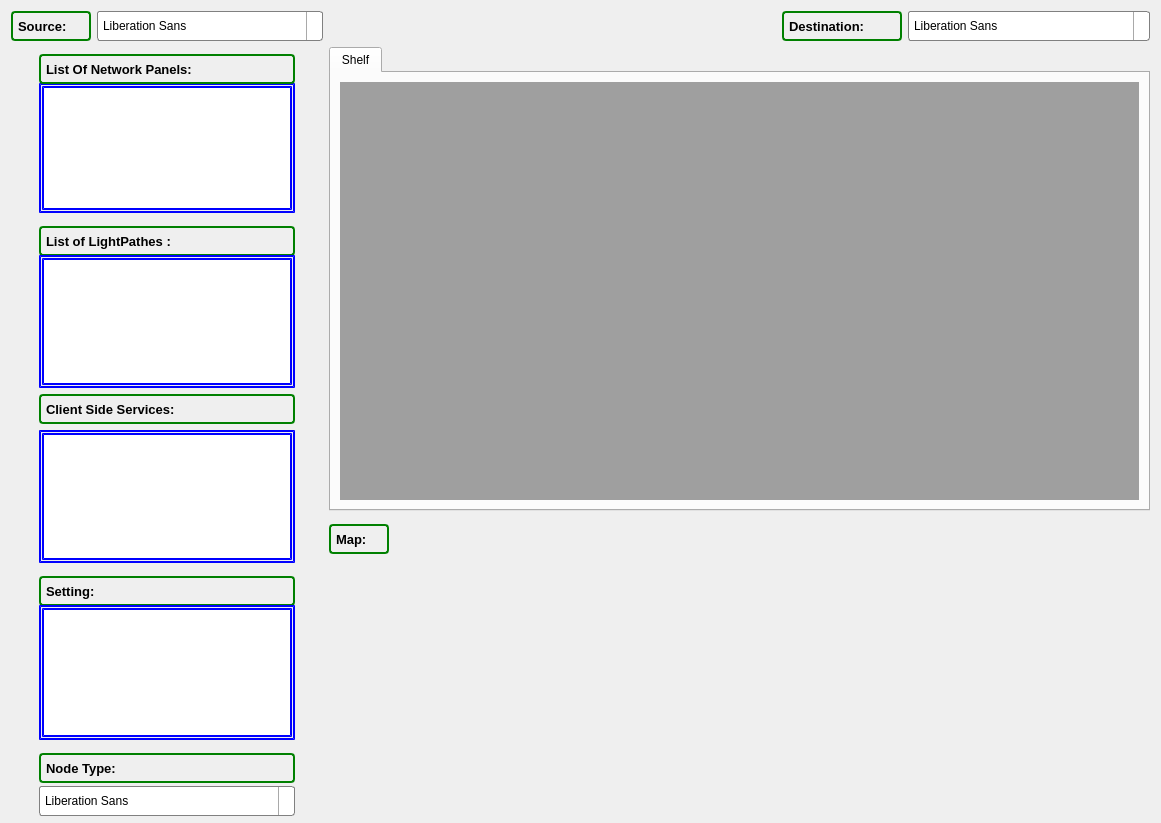
       <widget class="QWidget" name="tab">
        <attribute name="title">
         <string>Demand tab</string>
        </attribute>
        <layout class="QGridLayout" name="gridLayout_12">
         <item row="0" column="0">
          <layout class="QFormLayout" name="formLayout_4">
           <item row="0" column="0">
            <widget class="QLabel" name="SelectNode_Label_13">
             <property name="minimumSize">
              <size>
               <width>80</width>
               <height>0</height>
              </size>
             </property>
             <property name="maximumSize">
              <size>
               <width>43</width>
               <height>16777215</height>
              </size>
             </property>
             <property name="font">
              <font>
               <pointsize>10</pointsize>
               <weight>75</weight>
               <bold>true</bold>
              </font>
             </property>
             <property name="styleSheet">
              <string notr="true"> QLabel {
    border: 2px solid green;
    border-radius: 4px;
    padding: 2px;
    background-image: url(images/welcome.png);
}</string>
             </property>
             <property name="text">
              <string>Source:</string>
             </property>
            </widget>
           </item>
           <item row="0" column="1">
            <widget class="QFontComboBox" name="Demand_Source_combobox">
             <property name="minimumSize">
              <size>
               <width>119</width>
               <height>30</height>
              </size>
             </property>
             <property name="maximumSize">
              <size>
               <width>226</width>
               <height>16777215</height>
              </size>
             </property>
             <property name="styleSheet">
              <string notr="true">QComboBox {
    border: 1px solid gray;
    border-radius: 3px;
    padding: 1px 18px 1px 3px;
    min-width: 6em;
}

QComboBox:editable {
    background: white;
}

QComboBox:!editable, QComboBox::drop-down:editable {
     background: qlineargradient(x1: 0, y1: 0, x2: 0, y2: 1,
                                 stop: 0 #E1E1E1, stop: 0.4 #DDDDDD,
                                 stop: 0.5 #D8D8D8, stop: 1.0 #D3D3D3);
}

/* QComboBox gets the &quot;on&quot; state when the popup is open */
QComboBox:!editable:on, QComboBox::drop-down:editable:on {
    background: qlineargradient(x1: 0, y1: 0, x2: 0, y2: 1,
                                stop: 0 #D3D3D3, stop: 0.4 #D8D8D8,
                                stop: 0.5 #DDDDDD, stop: 1.0 #E1E1E1);
}

QComboBox:on { /* shift the text when the popup opens */
    padding-top: 3px;
    padding-left: 4px;
}

QComboBox::drop-down {
    subcontrol-origin: padding;
    subcontrol-position: top right;
    width: 15px;

    border-left-width: 1px;
    border-left-color: darkgray;
    border-left-style: solid; /* just a single line */
    border-top-right-radius: 3px; /* same radius as the QComboBox */
    border-bottom-right-radius: 3px;
}

QComboBox::down-arrow {
    image: url(/usr/share/icons/crystalsvg/16x16/actions/1downarrow.png);
}

QComboBox::down-arrow:on { /* shift the arrow when popup is open */
    top: 1px;
    left: 1px;
}</string>
             </property>
            </widget>
           </item>
          </layout>
         </item>
         <item row="0" column="2">
          <layout class="QFormLayout" name="formLayout">
           <item row="0" column="0">
            <widget class="QLabel" name="label_8">
             <property name="minimumSize">
              <size>
               <width>120</width>
               <height>0</height>
              </size>
             </property>
             <property name="maximumSize">
              <size>
               <width>62</width>
               <height>16777215</height>
              </size>
             </property>
             <property name="font">
              <font>
               <pointsize>10</pointsize>
               <weight>75</weight>
               <bold>true</bold>
              </font>
             </property>
             <property name="styleSheet">
              <string notr="true"> QLabel {
    border: 2px solid green;
    border-radius: 4px;
    padding: 2px;
    background-image: url(images/welcome.png);
}</string>
             </property>
             <property name="text">
              <string>Destination:</string>
             </property>
            </widget>
           </item>
           <item row="0" column="1">
            <widget class="QFontComboBox" name="Demand_Destination_combobox">
             <property name="minimumSize">
              <size>
               <width>119</width>
               <height>30</height>
              </size>
             </property>
             <property name="maximumSize">
              <size>
               <width>743</width>
               <height>16777215</height>
              </size>
             </property>
             <property name="styleSheet">
              <string notr="true">QComboBox {
    border: 1px solid gray;
    border-radius: 3px;
    padding: 1px 18px 1px 3px;
    min-width: 6em;
}

QComboBox:editable {
    background: white;
}

QComboBox:!editable, QComboBox::drop-down:editable {
     background: qlineargradient(x1: 0, y1: 0, x2: 0, y2: 1,
                                 stop: 0 #E1E1E1, stop: 0.4 #DDDDDD,
                                 stop: 0.5 #D8D8D8, stop: 1.0 #D3D3D3);
}

/* QComboBox gets the &quot;on&quot; state when the popup is open */
QComboBox:!editable:on, QComboBox::drop-down:editable:on {
    background: qlineargradient(x1: 0, y1: 0, x2: 0, y2: 1,
                                stop: 0 #D3D3D3, stop: 0.4 #D8D8D8,
                                stop: 0.5 #DDDDDD, stop: 1.0 #E1E1E1);
}

QComboBox:on { /* shift the text when the popup opens */
    padding-top: 3px;
    padding-left: 4px;
}

QComboBox::drop-down {
    subcontrol-origin: padding;
    subcontrol-position: top right;
    width: 15px;

    border-left-width: 1px;
    border-left-color: darkgray;
    border-left-style: solid; /* just a single line */
    border-top-right-radius: 3px; /* same radius as the QComboBox */
    border-bottom-right-radius: 3px;
}

QComboBox::down-arrow {
    image: url(/usr/share/icons/crystalsvg/16x16/actions/1downarrow.png);
}

QComboBox::down-arrow:on { /* shift the arrow when popup is open */
    top: 1px;
    left: 1px;
}</string>
             </property>
            </widget>
           </item>
          </layout>
         </item>
         <item row="1" column="0" rowspan="3">
          <layout class="QGridLayout" name="gridLayout_2">
           <item row="5" column="0">
            <widget class="QListWidget" name="Demand_ServiceList">
             <property name="minimumSize">
              <size>
               <width>256</width>
               <height>133</height>
              </size>
             </property>
             <property name="maximumSize">
              <size>
               <width>256</width>
               <height>133</height>
              </size>
             </property>
             <property name="styleSheet">
              <string notr="true">QListWidget {
    alternate-background-color: yellow;
	border: 5px double;
	border-color: blue;
}
QListWidget {
    show-decoration-selected: 1; /* make the selection span the entire width of the view */
}

QListWidget::item:alternate {
    background: #EEEEEE;
}

QListWidget::item:selected {
    border: 1px solid #6a6ea9;
}

QListWidget::item:selected:!active {
    background: qlineargradient(x1: 0, y1: 0, x2: 0, y2: 1,
                                stop: 0 #ABAFE5, stop: 1 #8588B2);
}

QListWidget::item:selected:active {
    background: qlineargradient(x1: 0, y1: 0, x2: 0, y2: 1,
                                stop: 0 #6a6ea9, stop: 1 #888dd9);
}

QListWidget::item:hover {
    background: qlineargradient(x1: 0, y1: 0, x2: 0, y2: 1,
                                stop: 0 #FAFBFE, stop: 1 #DCDEF1);
}</string>
             </property>
            </widget>
           </item>
           <item row="1" column="0">
            <widget class="QListWidget" name="Demand_PanelList">
             <property name="minimumSize">
              <size>
               <width>256</width>
               <height>130</height>
              </size>
             </property>
             <property name="maximumSize">
              <size>
               <width>256</width>
               <height>130</height>
              </size>
             </property>
             <property name="styleSheet">
              <string notr="true">QListWidget {
    alternate-background-color: yellow;
	border: 5px double;
	border-color: blue;
}
QListWidget {
    show-decoration-selected: 1; /* make the selection span the entire width of the view */
}

QListWidget::item:alternate {
    background: #EEEEEE;
}

QListWidget::item:selected {
    border: 1px solid #6a6ea9;
}

QListWidget::item:selected:!active {
    background: qlineargradient(x1: 0, y1: 0, x2: 0, y2: 1,
                                stop: 0 #ABAFE5, stop: 1 #8588B2);
}

QListWidget::item:selected:active {
    background: qlineargradient(x1: 0, y1: 0, x2: 0, y2: 1,
                                stop: 0 #6a6ea9, stop: 1 #888dd9);
}

QListWidget::item:hover {
    background: qlineargradient(x1: 0, y1: 0, x2: 0, y2: 1,
                                stop: 0 #FAFBFE, stop: 1 #DCDEF1);
}</string>
             </property>
            </widget>
           </item>
           <item row="2" column="0">
            <widget class="QLabel" name="ClientLabel_22">
             <property name="minimumSize">
              <size>
               <width>256</width>
               <height>30</height>
              </size>
             </property>
             <property name="maximumSize">
              <size>
               <width>256</width>
               <height>16</height>
              </size>
             </property>
             <property name="font">
              <font>
               <pointsize>10</pointsize>
               <weight>75</weight>
               <bold>true</bold>
              </font>
             </property>
             <property name="styleSheet">
              <string notr="true"> QLabel {
    border: 2px solid green;
    border-radius: 4px;
    padding: 2px;
    background-image: url(images/welcome.png);
}</string>
             </property>
             <property name="text">
              <string>List of LightPathes :</string>
             </property>
            </widget>
           </item>
           <item row="3" column="0">
            <widget class="QListWidget" name="Demand_LineList">
             <property name="minimumSize">
              <size>
               <width>256</width>
               <height>133</height>
              </size>
             </property>
             <property name="maximumSize">
              <size>
               <width>256</width>
               <height>133</height>
              </size>
             </property>
             <property name="styleSheet">
              <string notr="true">QListWidget {
    alternate-background-color: yellow;
	border: 5px double;
	border-color: blue;
}
QListWidget {
    show-decoration-selected: 1; /* make the selection span the entire width of the view */
}

QListWidget::item:alternate {
    background: #EEEEEE;
}

QListWidget::item:selected {
    border: 1px solid #6a6ea9;
}

QListWidget::item:selected:!active {
    background: qlineargradient(x1: 0, y1: 0, x2: 0, y2: 1,
                                stop: 0 #ABAFE5, stop: 1 #8588B2);
}

QListWidget::item:selected:active {
    background: qlineargradient(x1: 0, y1: 0, x2: 0, y2: 1,
                                stop: 0 #6a6ea9, stop: 1 #888dd9);
}

QListWidget::item:hover {
    background: qlineargradient(x1: 0, y1: 0, x2: 0, y2: 1,
                                stop: 0 #FAFBFE, stop: 1 #DCDEF1);
}</string>
             </property>
            </widget>
           </item>
           <item row="4" column="0">
            <widget class="QLabel" name="ClientLabel_23">
             <property name="minimumSize">
              <size>
               <width>256</width>
               <height>30</height>
              </size>
             </property>
             <property name="maximumSize">
              <size>
               <width>256</width>
               <height>30</height>
              </size>
             </property>
             <property name="font">
              <font>
               <pointsize>10</pointsize>
               <weight>75</weight>
               <bold>true</bold>
              </font>
             </property>
             <property name="styleSheet">
              <string notr="true"> QLabel {
    border: 2px solid green;
    border-radius: 4px;
    padding: 2px;
    background-image: url(images/welcome.png);
}</string>
             </property>
             <property name="text">
              <string>Client Side Services:</string>
             </property>
            </widget>
           </item>
           <item row="6" column="0">
            <widget class="QLabel" name="ClientLabel_20">
             <property name="minimumSize">
              <size>
               <width>256</width>
               <height>30</height>
              </size>
             </property>
             <property name="maximumSize">
              <size>
               <width>256</width>
               <height>16</height>
              </size>
             </property>
             <property name="font">
              <font>
               <pointsize>10</pointsize>
               <weight>75</weight>
               <bold>true</bold>
              </font>
             </property>
             <property name="styleSheet">
              <string notr="true"> QLabel {
    border: 2px solid green;
    border-radius: 4px;
    padding: 2px;
    background-image: url(images/welcome.png);
}</string>
             </property>
             <property name="text">
              <string>Setting:</string>
             </property>
            </widget>
           </item>
           <item row="9" column="0">
            <widget class="QFontComboBox" name="NodeType_combobox">
             <property name="minimumSize">
              <size>
               <width>119</width>
               <height>30</height>
              </size>
             </property>
             <property name="maximumSize">
              <size>
               <width>256</width>
               <height>22</height>
              </size>
             </property>
             <property name="styleSheet">
              <string notr="true">QComboBox {
    border: 1px solid gray;
    border-radius: 3px;
    padding: 1px 18px 1px 3px;
    min-width: 6em;
}

QComboBox:editable {
    background: white;
}

QComboBox:!editable, QComboBox::drop-down:editable {
     background: qlineargradient(x1: 0, y1: 0, x2: 0, y2: 1,
                                 stop: 0 #E1E1E1, stop: 0.4 #DDDDDD,
                                 stop: 0.5 #D8D8D8, stop: 1.0 #D3D3D3);
}

/* QComboBox gets the &quot;on&quot; state when the popup is open */
QComboBox:!editable:on, QComboBox::drop-down:editable:on {
    background: qlineargradient(x1: 0, y1: 0, x2: 0, y2: 1,
                                stop: 0 #D3D3D3, stop: 0.4 #D8D8D8,
                                stop: 0.5 #DDDDDD, stop: 1.0 #E1E1E1);
}

QComboBox:on { /* shift the text when the popup opens */
    padding-top: 3px;
    padding-left: 4px;
}

QComboBox::drop-down {
    subcontrol-origin: padding;
    subcontrol-position: top right;
    width: 15px;

    border-left-width: 1px;
    border-left-color: darkgray;
    border-left-style: solid; /* just a single line */
    border-top-right-radius: 3px; /* same radius as the QComboBox */
    border-bottom-right-radius: 3px;
}

QComboBox::down-arrow {
    image: url(/usr/share/icons/crystalsvg/16x16/actions/1downarrow.png);
}

QComboBox::down-arrow:on { /* shift the arrow when popup is open */
    top: 1px;
    left: 1px;
}</string>
             </property>
            </widget>
           </item>
           <item row="8" column="0">
            <widget class="QLabel" name="label_9">
             <property name="minimumSize">
              <size>
               <width>256</width>
               <height>30</height>
              </size>
             </property>
             <property name="maximumSize">
              <size>
               <width>256</width>
               <height>16</height>
              </size>
             </property>
             <property name="font">
              <font>
               <pointsize>10</pointsize>
               <weight>75</weight>
               <bold>true</bold>
              </font>
             </property>
             <property name="styleSheet">
              <string notr="true"> QLabel {
    border: 2px solid green;
    border-radius: 4px;
    padding: 2px;
    background-image: url(images/welcome.png);
}</string>
             </property>
             <property name="text">
              <string>Node Type:</string>
             </property>
            </widget>
           </item>
           <item row="0" column="0">
            <widget class="QLabel" name="ClientLabel_21">
             <property name="minimumSize">
              <size>
               <width>256</width>
               <height>30</height>
              </size>
             </property>
             <property name="maximumSize">
              <size>
               <width>256</width>
               <height>16</height>
              </size>
             </property>
             <property name="font">
              <font>
               <pointsize>10</pointsize>
               <weight>75</weight>
               <bold>true</bold>
              </font>
             </property>
             <property name="styleSheet">
              <string notr="true"> QLabel {
    border: 2px solid green;
    border-radius: 4px;
    padding: 2px;
    background-image: url(images/welcome.png);
}</string>
             </property>
             <property name="text">
              <string>List Of Network Panels:</string>
             </property>
            </widget>
           </item>
           <item row="7" column="0">
            <widget class="QListWidget" name="listWidget_8">
             <property name="minimumSize">
              <size>
               <width>256</width>
               <height>135</height>
              </size>
             </property>
             <property name="maximumSize">
              <size>
               <width>256</width>
               <height>135</height>
              </size>
             </property>
             <property name="styleSheet">
              <string notr="true">QListWidget {
    alternate-background-color: yellow;
	border: 5px double;
	border-color: blue;
}
QListWidget {
    show-decoration-selected: 1; /* make the selection span the entire width of the view */
}

QListWidget::item:alternate {
    background: #EEEEEE;
}

QListWidget::item:selected {
    border: 1px solid #6a6ea9;
}

QListWidget::item:selected:!active {
    background: qlineargradient(x1: 0, y1: 0, x2: 0, y2: 1,
                                stop: 0 #ABAFE5, stop: 1 #8588B2);
}

QListWidget::item:selected:active {
    background: qlineargradient(x1: 0, y1: 0, x2: 0, y2: 1,
                                stop: 0 #6a6ea9, stop: 1 #888dd9);
}

QListWidget::item:hover {
    background: qlineargradient(x1: 0, y1: 0, x2: 0, y2: 1,
                                stop: 0 #FAFBFE, stop: 1 #DCDEF1);
}</string>
             </property>
            </widget>
           </item>
          </layout>
         </item>
         <item row="1" column="1" colspan="2">
          <layout class="QGridLayout" name="gridLayout_4">
           <item row="0" column="0">
            <widget class="QTabWidget" name="Demand_tab">
             <property name="enabled">
              <bool>true</bool>
             </property>
             <property name="minimumSize">
              <size>
               <width>821</width>
               <height>442</height>
              </size>
             </property>
             <property name="currentIndex">
              <number>0</number>
             </property>
             <widget class="QWidget" name="tab_8">
              <attribute name="title">
               <string>Shelf</string>
              </attribute>
              <layout class="QGridLayout" name="gridLayout_13">
               <item row="0" column="0">
                <widget class="QMdiArea" name="Demand_mdi"/>
               </item>
              </layout>
             </widget>
            </widget>
           </item>
          </layout>
         </item>
         <item row="2" column="1">
          <widget class="QLabel" name="ClientLabel_25">
           <property name="minimumSize">
            <size>
             <width>50</width>
             <height>30</height>
            </size>
           </property>
           <property name="maximumSize">
            <size>
             <width>60</width>
             <height>16</height>
            </size>
           </property>
           <property name="font">
            <font>
             <pointsize>10</pointsize>
             <weight>75</weight>
             <bold>true</bold>
            </font>
           </property>
           <property name="styleSheet">
            <string notr="true"> QLabel {
    border: 2px solid green;
    border-radius: 4px;
    padding: 2px;
    background-image: url(images/welcome.png);
}</string>
           </property>
           <property name="text">
            <string>Map:</string>
           </property>
          </widget>
         </item>
         <item row="3" column="1" colspan="2">
          <layout class="QGridLayout" name="gridLayout_15">
           <item row="0" column="0">
            <widget class="QWidget" name="Demand_map" native="true">
             <property name="minimumSize">
              <size>
               <width>821</width>
               <height>259</height>
              </size>
             </property>
            </widget>
           </item>
          </layout>
         </item>
         <item row="0" column="1">
          <spacer name="horizontalSpacer">
           <property name="orientation">
            <enum>Qt::Horizontal</enum>
           </property>
           <property name="sizeHint" stdset="0">
            <size>
             <width>40</width>
             <height>20</height>
            </size>
           </property>
          </spacer>
         </item>
        </layout>
       </widget>
